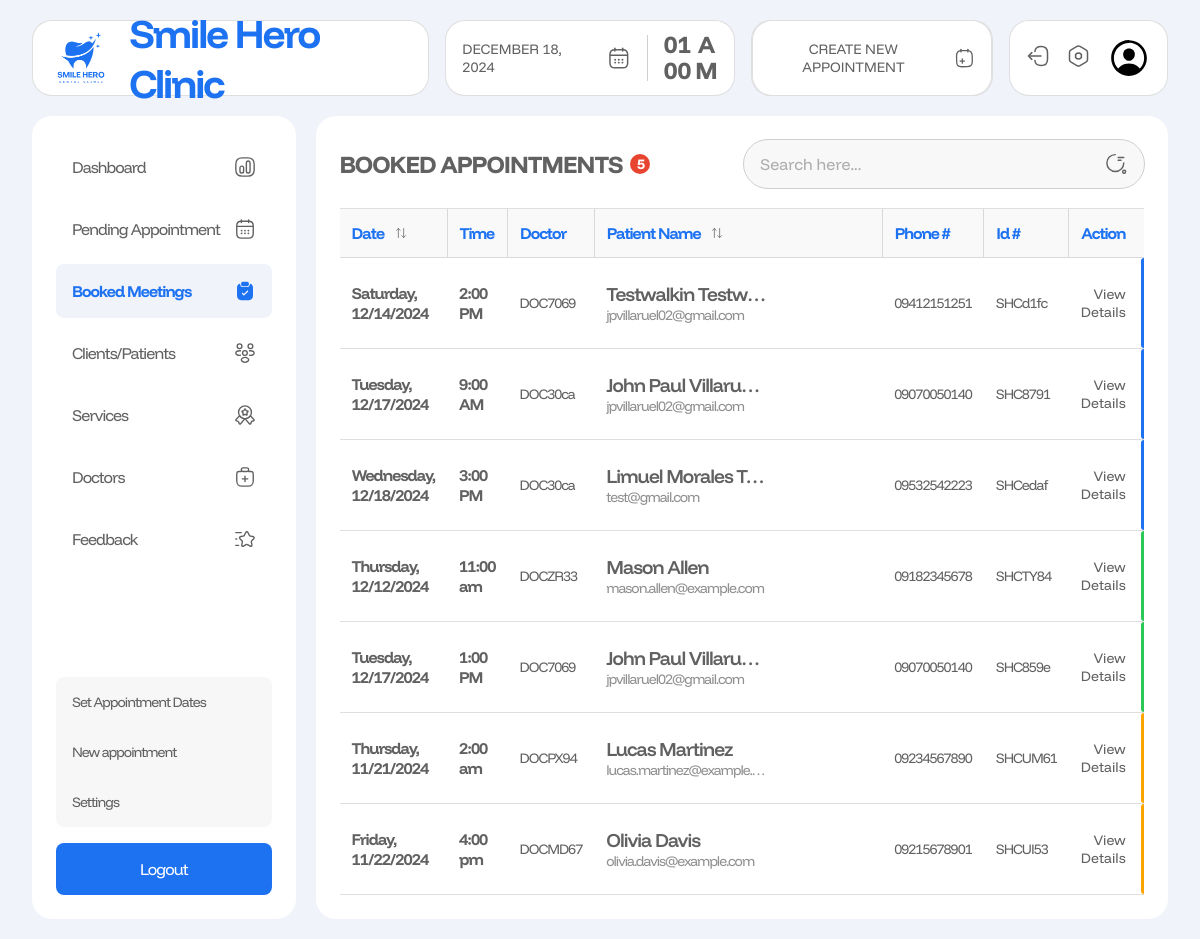
Page /admin/booked.php (signed in) on the committed database.
### tables this page shows
CREATE TABLE `appointments` (
  `user_id` varchar(100) NOT NULL,
  `doctor_id` varchar(100) DEFAULT NULL,
  `appointment_id` varchar(20) NOT NULL,
  `label` varchar(100) NOT NULL,
  `name` varchar(255) NOT NULL,
  `email` varchar(255) NOT NULL,
  `contact` varchar(30) NOT NULL,
  `message` text NOT NULL,
  `date` varchar(30) NOT NULL,
  `time` varchar(30) NOT NULL,
  `service` varchar(100) NOT NULL,
  `location` varchar(100) NOT NULL,
  `status` varchar(50) NOT NULL,
  `created_at` datetime NOT NULL
);

### admin/booked.php (the view, shortened to what this page needs)
<?php
require_once '../includes/dbh.inc.php';
$limit = 10;
$page = isset($_GET['page']) ? (int)$_GET['page'] : 1;
$start = ($page - 1) * $limit;
$totalQuery = "SELECT COUNT(*) AS total FROM appointments WHERE status = 'accepted' OR status = 'completed'";
$totalResult = $conn->query($totalQuery);
$totalRow = $totalResult->fetch_assoc();
$totalRecords = $totalRow['total'];
$query = "SELECT * FROM appointments WHERE status = 'accepted' OR status = 'completed' OR  status = 'canceled' OR status = 'missed' ORDER BY status, date, time ASC LIMIT $start, $limit";
$result = $conn->query($query);
$users = [];
if ($result->num_rows > 0) {
  while ($row = $result->fetch_assoc()) {
    $users[] = $row;
  }
}
?>
<!DOCTYPE html>
<html lang="en">
<head>
  <link rel="stylesheet" href="../src/dist/styles.css" />
</head>
<body class="admin__page">
  <main class="admin__main">
    <?php include("includes/nav.php"); ?>
     <section class="admin__content">
      <?php include("includes/side_nav.php"); ?>
      <div class="booked__container">
        <div class="booked-appointments__table">
          <div class="table-heading__container">
            <h1 class="table-heading">booked appointments <span class="table-item-count"><?php echo $totalRecords ?></span></h1>
            <?php include("includes/search.php"); ?>
          </div>
          <table>
            <thead>
              <tr>
                <th>
                  date
                  <div class="dropdown-container">
                    <button class="filter-btn">
                    </button>
                  </div>
                </th>
                <th>
                  time
                </th>
                <th>doctor</th>
                <th>
                  patient name
                  <div class="dropdown-container">
                    <button class="filter-btn">
                    </button>
                  </div>
                </th>
                <th>phone #</th>
                <th>id #</th>
                <th>action</th>
              </tr>
            </thead>
            <tbody id="items">
              <?php foreach ($users as $user){?>
              <tr class="item-row appointment-row"
                data-date="<?php echo date('Y-m-d', strtotime($user['date'])); ?>">
                <td class="patient-cell date" data-date="<?php echo $user['date'] ?>">
                  <?php echo date('l, m/d/Y', strtotime($user['date'])); ?>
                </td>
                <td class="patient-cell time">
                  <?php echo $user['time']; ?>
                </td>
                <td class="patient-cell doctor">
                  <?php echo $user['doctor_id']; ?>
                </td>
                <td class="patient-cell name-email" data-label="<?php echo $user['label'] ?>">
                  <p class="patient-name" title="<?php echo $user['name']; ?>">
                    <?php echo $user['name']; ?>
                  </p>
                  <p class="patient-email" title="<?php echo $user['email']; ?>">
                    <?php echo $user['email']; ?>
                  </p>
                </td>
                <td class="patient-cell phone">
                  <?php echo $user['contact']; ?>
                </td>
                <td class="patient-cell apt-id">
                  <?php echo $user['appointment_id']; ?>
                </td>
                <?php
                $bgColor = '';
                  switch ($user['status']) {
                    case 'accepted':
                      $bgColor = '#1d72f2';
                      break;
                    case 'missed':
                      $bgColor = 'orange';
                      break;
                    case 'completed':
                      $bgColor = '#2bc757';
                      break;
                  }
                ?>
                <td class="patient-cell action" data-status="<?php echo $user['status']; ?>">
                  <button type="button">
                    <a href="appointment-details.php?aptId=<?php echo $user['appointment_id'] ?>">
                      View Details
                    </a>
                  </button>
                  <div class="identifier" style=" background-color:<?php echo $bgColor ?>; "></div>
                </td>
              </tr>
              <?php } ?>
            </tbody>
          </table>
        </div>
      </div>
    </section>
  </main>
</body>
</html>

### admin/includes/nav.php (shortened to what this page needs)
<nav class="navbar" style="z-index: 1">
  <div class="navbar__brand">
    <img src="../assets/logos/logo-with-name-blue.png" alt="" style="width: 4rem; height: 4rem;">
    <h1 class="navbar__title">Smile Hero Clinic</h1>
  </div>
  <div class="navbar__datetime">
    <div class="navbar__date">
      <p class="currentDate">September 16, 2024</p>
    </div>
    <div class="navbar__time">
      <div id="timeEl" class="navbar__time-numbers">
        <p>02</p>
        <p>59</p>
      </div>
      <div class="navbar__ampm">
        <p class="navbar__ampm--first">p</p>
        <p class="navbar__ampm--second">m</p>
      </div>
    </div>
  </div>
  <button class="btn btn--primary">
    <a href="./new-appointment.php">
      Create New Appointment
     </a>
  </button>
  <div class="navbar__actions">
    <button class="btn btn--icon">
      <a href="../includes/logout.php">
      </a>
    </button>
    <button class="btn btn--icon">
      <a href="settings.php">
      </a>
    </button>
    <div class="profile">
    </div>
  </div>
</nav>

### admin/includes/side_nav.php
<?php $current_page = basename($_SERVER['PHP_SELF']); ?>
<aside class="admin-sidenav">
  <ul>
    <li <?php echo ($current_page == 'dashboard.php') ? 'class="active__link"' : ''; ?>>
      <a href="../admin/dashboard.php">
        <img
          src="../assets/admin_assets/icons/dashboard/<?php echo ($current_page == 'dashboard.php') ? 'active/dashboard.svg' : 'default/dashboard.svg'; ?>"
          alt="" style="width: 1.375rem; height: 1.375rem" />Dashboard</a>
    </li>
    <li <?php echo ($current_page == 'appointments.php') ? 'class="active__link"' : ''; ?>>
      <a href="../admin/appointments.php">
        <img
          src="../assets/admin_assets/icons/dashboard/<?php echo ($current_page == 'appointments.php') ? 'active/pending-appointment.svg' : 'default/pending-appointment.svg'; ?>"
          alt="" style="width: 1.375rem; height: 1.375rem" />Pending Appointment</a>
    </li>
    <li <?php echo ($current_page == 'booked.php' || $current_page == 'appointment-details.php') ? 'class="active__link"' : ''; ?>>
      <a href="../admin/booked.php">
        <img
          src="../assets/admin_assets/icons/dashboard/<?php echo ($current_page == 'booked.php' || $current_page == 'appointment-details.php') ? 'active/booked-appointments.svg' : 'default/booked-appointments.svg'; ?>"
          alt="" style="width: 1.375rem; height: 1.375rem" />Booked Meetings</a>
    </li>
    <li <?php echo ($current_page == 'patients.php') ? 'class="active__link"' : ''; ?>>
      <a href="../admin/patients.php">
        <img
          src="../assets/admin_assets/icons/dashboard/<?php echo ($current_page == 'patients.php') ? 'active/patients.svg' : 'default/patients.svg'; ?>"
          alt="" style="width: 1.375rem; height: 1.375rem" />Clients/Patients</a>
    </li>
    <li <?php echo ($current_page == 'services.php' || $current_page == 'update-service.php'  || $current_page == 'add-services.php') ? 'class="active__link"' : ''; ?>>
      <a href="../admin/services.php">
        <img
          src="../assets/admin_assets/icons/dashboard/<?php echo ($current_page == 'services.php' || $current_page == 'update-service.php'  || $current_page == 'add-services.php') ? 'active/services.svg' : 'default/services.svg'; ?>"
          alt="" style="width: 1.375rem; height: 1.375rem" />Services</a>
    </li>
    <li <?php echo ($current_page == 'doctors.php') ? 'class="active__link"' : ''; ?>>
      <a href="../admin/doctors.php">
        <img
          src="../assets/admin_assets/icons/dashboard/<?php echo ($current_page == 'doctors.php') ? 'active/doctors.svg' : 'default/doctors.svg'; ?>"
          alt="" style="width: 1.375rem; height: 1.375rem" />Doctors</a>
    </li>
    <li <?php echo ($current_page == 'feedback.php') ? 'class="active__link"' : ''; ?>>
      <a href="../admin/feedback.php">
        <img
          src="../assets/admin_assets/icons/dashboard/<?php echo ($current_page == 'feedback.php') ? 'active/feedback.svg' : 'default/feedback.svg'; ?>"
          alt="" style="width: 1.375rem; height: 1.375rem" />Feedback</a>
    </li>
  </ul>
  <div class="bottom-links">
    <ul>
      <li <?php echo ($current_page == 'set-dates.php') ? 'class="active__link"' : ''; ?>>
        <a href="../admin/set-dates.php">
          Set Appointment Dates
        </a>
      </li>
      <li <?php echo ($current_page == 'new-appointment.php') ? 'class="active__link"' : ''; ?>>
        <a href="../admin/new-appointment.php">
          New appointment
        </a>
      </li>
      <li <?php echo ($current_page == 'settings.php') ? 'class="active__link"' : ''; ?>>
        <a href="../admin/settings.php">
          Settings
        </a>
      </li>
    </ul>
    <button id="logout_button">
      <a href="../includes/logout.php">Logout</a>
    </button>
  </div>
</aside>

### admin/includes/search.php (shortened to what this page needs)
<div class="search__container">
  <input type="text" id="searchInput" placeholder="Search here...">
</div>

### admin/booked.php (style rules this page uses)
.appointment-row { position: relative; }
.identifier { position: absolute; width: 3px; height: 100%; top: 0; right: 0; border-radius: 5px 0 0 5px; }

### rows in the picture
appointments: date "Saturday, 12/14/2024", time "2:00 PM", doctor "DOC7069", name "Testwalkin Testw…", email "jpvillaruel02@gmail.com", contact "09412151251", appointment_id "SHCd1fc"
appointments: date "Tuesday, 12/17/2024", time "9:00 AM", doctor "DOC30ca", name "John Paul Villaru…", email "jpvillaruel02@gmail.com", contact "09070050140", appointment_id "SHC8791"
appointments: date "Wednesday, 12/18/2024", time "3:00 PM", doctor "DOC30ca", name "Limuel Morales T…", email "test@gmail.com", contact "09532542223", appointment_id "SHCedaf"
appointments: date "Thursday, 12/12/2024", time "11:00 am", doctor "DOCZR33", name "Mason Allen", email "mason.allen@example.com", contact "09182345678", appointment_id "SHCTY84"
appointments: date "Tuesday, 12/17/2024", time "1:00 PM", doctor "DOC7069", name "John Paul Villaru…", email "jpvillaruel02@gmail.com", contact "09070050140", appointment_id "SHC859e"
appointments: date "Thursday, 11/21/2024", time "2:00 am", doctor "DOCPX94", name "Lucas Martinez", email "lucas.martinez@example.…", contact "09234567890", appointment_id "SHCUM61"
appointments: date "Friday, 11/22/2024", time "4:00 pm", doctor "DOCMD67", name "Olivia Davis", email "olivia.davis@example.com", contact "09215678901", appointment_id "SHCUI53"

### other values in the picture
$totalRecords "5"
